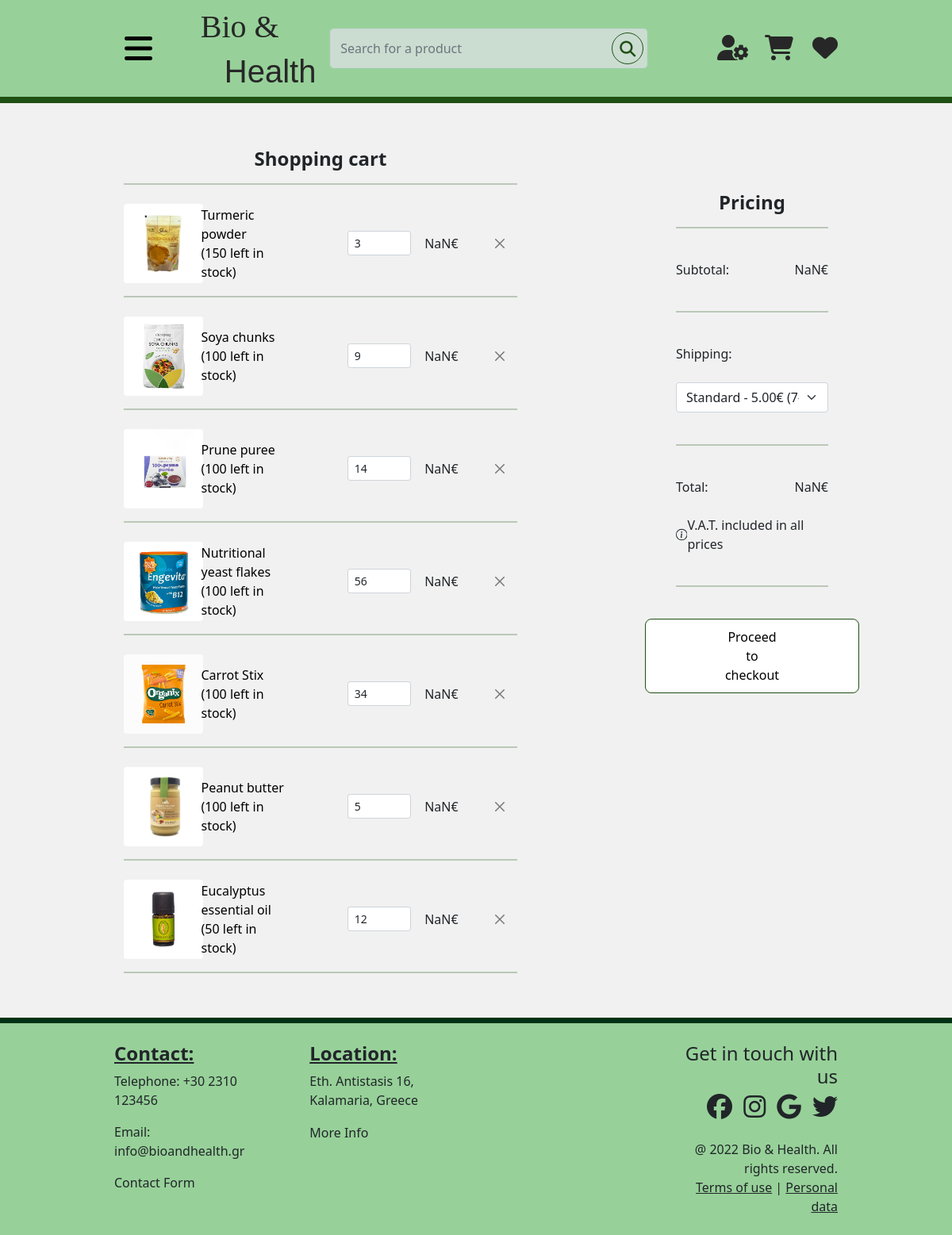
The app's page /UserCart.php with its own data.
### tables this page shows
CREATE TABLE cartitem (
  id INT AUTO_INCREMENT,
  user_id INT NOT NULL,
  product_id INT NOT NULL,
  amount INT NOT NULL,
  PRIMARY KEY(id),
  FOREIGN KEY (user_id) REFERENCES users(user_id),
  FOREIGN KEY (product_id) REFERENCES product(id)
);

CREATE TABLE product (
  id INT AUTO_INCREMENT,
  name VARCHAR(50) NOT NULL,
  price FLOAT NOT NULL,
  stock INT NOT NULL,
  description VARCHAR(250) NOT NULL,
  image VARCHAR(40) NOT NULL,
  category_id INT,
  PRIMARY KEY(id),
  FOREIGN KEY (category_id) REFERENCES category(id)
);

### PHP_Back_End/user_cart.php (the view, shortened to what this page needs)
<?php
    if (isset($_GET['item_id'])) {
        include("db_connection.php");
        $item_id = $_GET['item_id'];
        $sql = "SELECT id FROM `cartitem` WHERE id=$item_id;";
        if (mysqli_num_rows(mysqli_query($con,$sql)) > 0) {
            $sql = "DELETE FROM cartitem WHERE id=$item_id;";
            $res = $con->query($sql);
        }
        mysqli_close($con);
    }
    else {
        include("db_connection.php");
        $user_id = 2;
        $sql = "SELECT id, product_id, amount FROM `cartitem` WHERE user_id=$user_id;";
        $res = $con->query($sql);
        while ($item = mysqli_fetch_row($res)) {
            echoCartItem($item[0], $item[1], $item[2]);
        }
    }
    function echoCartItem($item_id, $product_id, $amount) {
        include("db_connection.php");
        $sql = "SELECT name, price, stock, image FROM `product` WHERE id=$product_id;";
        $res = $con->query($sql);
        $product = mysqli_fetch_row($res);
        $name = $product[0];
        $price = $product[1];
        $stock = $product[2];
        $img = $product[3];
        $linkToProductInfo = "UserProductInfo.php"."?productID=$product_id";
        echo "<div id='item$item_id'>
                    <div class='row justify-content-between align-items-center'>
                        <div class='col-1'><img class='img-responsive rounded' src='$img' style='width: 100px;height: 100px' alt='Image of $name' onload='item_ids.push(\"$item_id\");'></div>
                        <div class='col-3'><a href='$linkToProductInfo'>$name<br/>(<span id='stock$item_id'>$stock</span> left in stock)</a></div>
                        <div class='col-1'><input type='number' id='amountAddedToCart$item_id' class='form-control form-control-sm' min='1' max='$stock' style='width: 5rem' value='$amount' onchange='updateCost(document.getElementById(\"amountAddedToCart$item_id\").value, $price, $stock, $item_id); updateSubtotal(); updateTotal()'/></div>
                        <div class='col-1'><div class='d-flex' style='width: 50px'><span id='costAddedToCart$item_id'>$price</span>€</div></div>
                        <div class='col-1'> <button type='button' style='padding-right: 1.5rem;scale: 75%' class='btn-close float-end' onclick='removeFromCart(\"$item_id\");removeItem(\"$item_id\"); updateSubtotal(); updateTotal()'></button></div>
                    </div>
                    <hr class='border-2 border-top border-primary mb-4'>
                </div>";
    }

### UserCart.php (shortened to what this page needs)
<!DOCTYPE html>
<html lang="en">
<head>
    <link href="https://cdn.jsdelivr.net/npm/bootstrap@5.1.3/dist/css/bootstrap.min.css" rel="stylesheet">
    <link rel="stylesheet" href="CSS/navbar.css">
    <link rel="stylesheet" href="CSS/cartpage.css">
    <link href="http://fonts.cdnfonts.com/css/sensei" rel="stylesheet">
</head>
<body onload="UpdateDropdown(localStorage.getItem('signed_in_status'));updateCosts();updateSubtotal();updateTotal();" class="d-flex flex-column grey-background min-vh-100">
    <?php include "UserNavbar.php"; ?>
    <br>
<div id="products" class="container-fluid left-right-pad">
    <div class="container-fluid">
        <div class="row pt-4">
            <div class="col-8" style="padding-right: 100px">
                <h4 class="text-center pt-2" style="font-weight: bold">Shopping cart</h4>
                <hr class="border-2 border-top border-primary mb-4">
                <?php
                    include "PHP_Back_End/user_cart.php";
                ?>
            </div>
            <div class="col-4" style="padding-left: 100px;padding-top: 6%">
                <h4 class="text-center pt-2" style="font-weight: bold">Pricing</h4>
                <hr class="border-2 border-top border-primary">
                <div class="d-flex justify-content-between align-items-center py-4">
                    <p style="margin: 0">Subtotal:</p>
                    <p style="margin: 0"><span id="subtotal"></span>€</p>
                </div>
                <hr class="border-2 border-top border-primary">
                <div class="d-flex justify-content-between align-items-center py-4">
                    <p style="margin: 0">Shipping:</p>
                </div>
                <div class="d-flex justify-content-between align-items-center pb-4">
                    <select class="form-select" id="shipping_type" onchange="updateTotal()">
                        <option value="5.00">Standard - 5.00€ (7-14 days)</option>
                    </select>
                </div>
                <hr class="border-2 border-top border-primary">
                <div class="d-flex justify-content-between align-items-center py-4">
                    <p style="margin: 0">Total:</p>
                    <p style="margin: 0"><span id="total"></span>€</p>
                </div>
                <div class="d-flex justify-content-between align-items-center pb-4">
                    <p style="margin: 0">V.A.T. included in all prices</p>
                </div>
                <hr class="border-2 border-top border-primary">
                <div class="d-flex justify-content-center align-items-center py-4">
                    <a href="UserCheckout.php">
                        <button type="button" id="checkout_button" class="btn btn-outline-primary" style="padding: 10px 100px 10px 100px">Proceed to checkout</button>
                    </a>
                </div>
            </div>
        </div>
    </div>
</div>
    <?php include "UserFooter.php"; ?>
</body>
</html>

### UserNavbar.php (shortened to what this page needs)
<section id="navbar">
    <nav class="navbar d-flex justify-content-between left-right-only-pad light-green">
        <button class="navbar-toggler" type="button" data-bs-toggle="collapse" data-bs-target="#navbarToggleExternalContent" aria-controls="navbarToggleExternalContent" aria-expanded="false" aria-label="Toggle navigation">
            <i class="fas fa-bars fa-2x"></i>
        </button>
        <a href="Index.php" class="navbar-logo dark-gray">
            <h1 class="navbar-logo-1">Bio &</h1>
            <h1 class="position-relative navbar-logo-2">Health</h1>
        </a>
        <?php
        if (basename($_SERVER["SCRIPT_FILENAME"]) == 'UserSearch.php') {
            echo "<form id='search_bar' class='form-inline d-flex flex-row search'>";
        }
        else {
            echo "<form id='search_bar' action='UserSearch.php' method='get' class='form-inline d-flex flex-row search'>";
        }
        if (isset($_GET['search_key'])) {
            function validate($data) {
                $data = trim($data);
                $data = stripslashes($data);
                $data = htmlspecialchars($data);
                return $data;
            }
            $search_key = validate($_GET['search_key']);
            echo "<input name='search_key' id='search_key' class='form-control search-bar' type='text' placeholder='Search for a product' value='$search_key' onkeyup='updateShownKey()'>";
        }
        else {
            echo "<input name='search_key' id='search_key' class='form-control search-bar' type='text' placeholder='Search for a product' onkeyup='updateShownKey()'>";
        }
        echo "<button type='submit' class='search-button position-relative'><i class='fa-solid fa-magnifying-glass fa-lg dark-green'></i></button>";
        echo "</form>";
        ?>
        <div class="navbar-nav d-flex flex-row justify-content-between">
            <div class="dropdown">
                <a class="nav-item nav-link nav-icon text-center dark-gray" href="#"><i class="fa-solid fa-user-gear fa-2x"></i></a>
            </div>
            <a class="nav-item nav-link nav-icon text-center dark-gray" href="UserCart.php"><i class="fa-solid fa-cart-shopping fa-2x"></i></a>
            <a class="nav-item nav-link nav-icon text-center dark-gray" href="UserFavorites.php"><i class="fa-solid fa-heart fa-2x"></i></a>
        </div>
    </nav>
</section>
<hr class="big-hr m-0">

### UserFooter.php
<section id="footer" class="mt-auto">
        <div class="row" style="--bs-gutter-x: 0">
            <div class="col col-sm-3 ps-0">
                <h4><b><u>Contact:</u></b></h4>
                <p>Telephone: +30 2310 123456</p>
                <p>Email: info@bioandhealth.gr</p>
                <a href="UserContactForm.php" class="footer-link black">Contact Form</a>
            </div>
            <div class="col col-sm-3">
                <h4><b><u>Location:</u></b></h4>
                <p>Eth. Antistasis 16, Kalamaria, Greece</p>
                <h5 ><a href="UserMoreInfo.php" class="footer-link black">More Info</a></h5>
            </div>
            <div class="col col-sm-3">
            </div>
            <div class="col col-sm-3 text-end pe-0">
                <h4>Get in touch with us</h4>
                <a href="https://facebook.com"><i class="fa-brands fa-facebook fa-2x social-icon black"></i></a>
                <a href="https://instagram.com"><i class="fa-brands fa-instagram fa-2x social-icon black"></i></a>
                <a href="https://google.com"><i class="fa-brands fa-google fa-2x social-icon black"></i></a>
                <a href="https://twitter.com"><i class="fa-brands fa-twitter fa-2x social-icon black"></i></a>
                <br>
                <br>
                <p class="copyright">@ 2022 Bio & Health. All rights reserved.</p>
                <p class="copyright"><a class="black" href="UserProductInfo.php">Terms of use</a> | <a href="UserProductInfo.php" class="black">Personal data</a>
            </div>
        </div>
    </section>

### CSS/navbar.css (style rules this page uses)
.navbar-logo, .navbar-logo:hover { text-decoration: none; color: #272727; }
.navbar-logo-1 { font-family: 'Source Serif pro', serif; padding-top: 0.625rem; }
.navbar-logo-2 { font-family: 'Sensei', sans-serif; left: 1.875rem; }
.dark-gray, .nav-icon:hover, .nav-icon:visited { color: #272727; }
.black { color: #212529; }
.left-right-only-pad { padding: 0 12%; }
.light-green { background-color: #97d199; }
.dark-green { color: #1f5014; }
.search-bar { background-color: #cbddd1; width: 400px !important; height: 50px; left: 1.8rem; }
.search-button { border: 1px solid #1f5014; border-radius: 50%; background-color: inherit; width: 40px; height: 40px; right: 45px; top: 5px; }
.navbar-nav .fa-cart-shopping { margin-right: 0.25rem; }
.nav-icon:not(:last-child) { margin-right: 1.25rem; }
.big-hr { height: 0; border: none; border-top: 8px solid #1f5014; opacity: 100%; }
#footer { background-color: #97d199; padding: 2% 12%; border-top:7px solid rgb(0, 50, 21); }
#footer .col { padding: 0 2%; }
.footer-link { text-decoration: none; font-size: 1rem; }
.social-icon { margin-left: 10px; }
.copyright { margin-bottom: 0 }
.dropdown { position: relative; display: inline-block; width: auto; }

### CSS/cartpage.css (style rules this page uses)
:root { --primary-color-light: #f1f1f1; --primary-color-colored: #1f5014; --primary-color-dark: black; --accent-color-light: white; --accent-color-colored: #97d199; --accent-color-dark: #212529; --font-size-xl: 24px; --font-size-lg: 16px; --font-size-md: 12px; --font-size-sm: 8px; --font-size-xsm: 6px; }
.btn-outline-primary { background-color: var(--accent-color-light); color: black; border-color: var(--primary-color-colored); font-size: var(--font-size-lg); border-radius: 8px; }
#products .form-select { border: 1px solid #ced4da; }
.border-primary { border-color: var(--primary-color-colored) !important; }
.btn-close { color: #000; }
#products .form-control { color: #212529; background-color: #fff; border: 1px solid #ced4da; }
#products a:link { color: var(--primary-color-dark); font-size: var(--font-size-lg); text-decoration: none; }
.left-right-pad { padding-left: 12%; padding-right: 12%; padding-bottom: 2rem; }
.grey-background { background-color: var(--primary-color-light); }

### records on screen
cartitem: product.image (picture), product.name "Turmeric powder", product.stock "150", amount "3"
cartitem: product.image (picture), product.name "Soya chunks", product.stock "100", amount "9"
cartitem: product.image (picture), product.name "Prune puree", product.stock "100", amount "14"
cartitem: product.image (picture), product.name "Nutritional yeast flakes", product.stock "100", amount "56"
cartitem: product.image (picture), product.name "Carrot Stix", product.stock "100", amount "34"
cartitem: product.image (picture), product.name "Peanut butter", product.stock "100", amount "5"
cartitem: product.image (picture), product.name "Eucalyptus essential oil", product.stock "50", amount "12"
